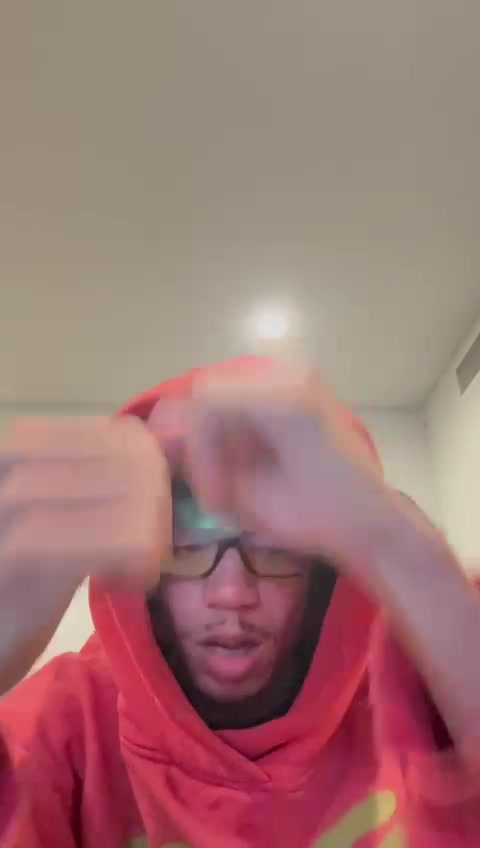
#> input picture backend/videos/0d576d4e-c7b5-40ec-a81b-2beca8b82110/frames/00043.jpg, 480 x 848 px
$ python -i script.py   (imports and definitions only)
#> lines starting #> are read from the running program, lines starting #| are printed output that depends on the picture; after the words box and inside, x2 and y2 are one past the last pixel; in counts of white or black regions, pixels touching at a corner belong together
#> further down, picture is the input picture: shape (848, 480, 3); mean B, G, R 115.5, 117, 160
import cv2
import numpy as np

# Helper function for parameter extraction with validation
def get_param(params, name, default, param_type, min_val=None, max_val=None):
    value = params.get(name, default)
    try:
        value = param_type(value)
        if min_val is not None:
            value = max(min_val, value)
        if max_val is not None:
            value = min(max_val, value)
    except (ValueError, TypeError):
        value = default
    return value

# Function to apply pixel sorting
def apply_effect(frame, mask=None, **params):  # Set mask=None as default
    if not params:
        params = {}

    # Extract and validate parameters
    thresh_min = get_param(params, "threshold_min", 0.25, float, 0.0, 1.0)
    thresh_max = get_param(params, "threshold_max", 0.8, float, 0.0, 1.0)
    randomness = get_param(params, "randomness", 0, float, 0.0, 1.0)
    angle = get_param(params, "angle", 0, float, -360.0, 360.0)  # Angle can be negative for inversion
    strip_width = get_param(params, "strip_width", 5, int, 1, 100)
    strip_spacing = get_param(params, "strip_spacing", 0, int, 0, 50)
    pulling_distance = get_param(params, "pulling_distance", 1.0, float, 0.1, 10.0)
    char_length = get_param(params, "char_length", 10, int, 1, 100)
    sorting_style = get_param(params, "sorting_style", 0, int, 0, 2)  # 0: Hue, 1: Saturation, 2: Lightness

    # Convert frame to float for safe pixel manipulation
    original_dtype = frame.dtype
    if original_dtype != np.float32:
        frame = frame.astype(np.float32) / 255.0

    # Adjust strip direction (angle without rotating the entire image)
    def rotate_strips(image, angle):
        if angle != 0:
            h, w = image.shape[:2]
            M = cv2.getRotationMatrix2D((w // 2, h // 2), angle, 1)
            rotated = cv2.warpAffine(image, M, (w, h), flags=cv2.INTER_LINEAR)
            return rotated
        return image

    # Core pixel sorting logic
    def pixel_sort(image, mask, style, thresh_min, thresh_max, strip_width, strip_spacing, pulling_distance):
#> called with style = 0, thresh_min = 0.25, thresh_max = 0.8, strip_width = 5, strip_spacing = 0, pulling_distance = 1
        if style == 0:  # Sort by Hue
            hsv = cv2.cvtColor(image, cv2.COLOR_BGR2HSV)
#> hsv: shape (848, 480, 3) float32; mean H, S, V 155.9, 0.3, 0.6
            channel_to_sort = hsv[:, :, 0]
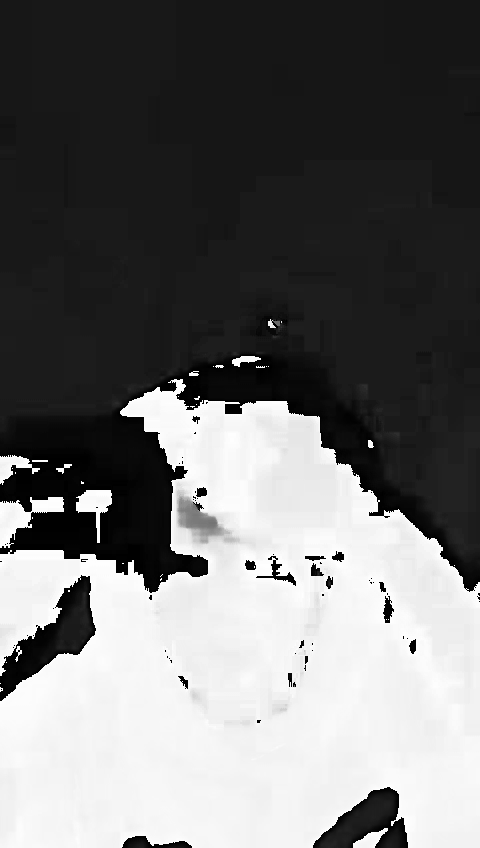
#> channel_to_sort: shape (848, 480) float32; min 0, max 359.5, mean 155.9; drawn with min black and max white
        elif style == 1:  # Sort by Saturation
            hsv = cv2.cvtColor(image, cv2.COLOR_BGR2HSV)
            channel_to_sort = hsv[:, :, 1]
        else:  # Sort by Lightness
            grayscale = cv2.cvtColor(image, cv2.COLOR_BGR2GRAY)
            channel_to_sort = grayscale

        # Apply thresholds (convert to 0-255 range)
        min_thresh_value = int(thresh_min * 255)
        max_thresh_value = int(thresh_max * 255)

        # Ensure mask is properly initialized
        if mask is None:
            mask = np.ones(channel_to_sort.shape, dtype=bool)  # Use full frame if mask is not provided
        else:
            mask = mask.astype(bool)

        # Mask for threshold range (only pixels within mask region)
        threshold_mask = (channel_to_sort >= min_thresh_value) & (channel_to_sort <= max_thresh_value) & mask
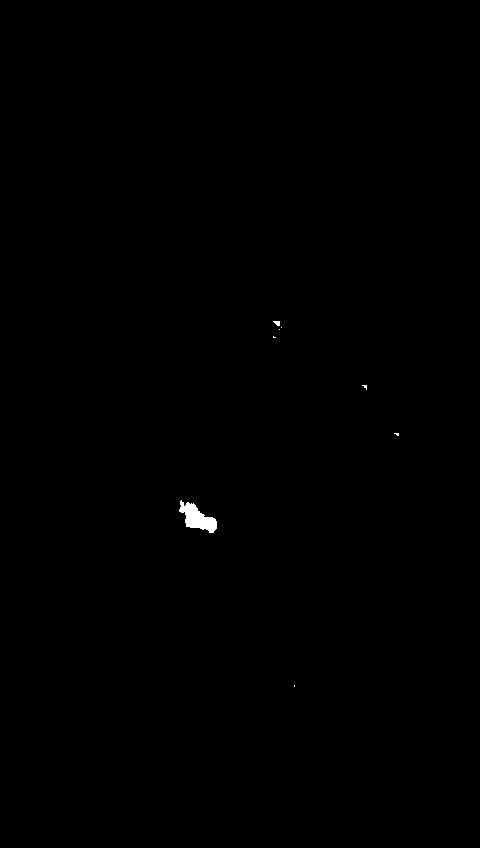
#> threshold_mask: shape (848, 480) bool; 0.17% white; 8 white regions (6 under 20 px), largest, box (x1, y1, x2, y2) and area: (179, 500, 217, 533) 625, (273, 321, 280, 326) 25

        sorted_image = image.copy()

        # Sort pixels based on thresholds and intervals
        for col in range(0, image.shape[1], strip_width + strip_spacing):
            masked_indices = np.where(threshold_mask[:, col])[0]
            if len(masked_indices) > 1:
                # Pull indices across pulling distance and sort
                pulling_indices = np.clip(masked_indices * pulling_distance, 0, image.shape[0] - 1).astype(int)
                sorted_indices = np.argsort(channel_to_sort[masked_indices, col])
                sorted_image[pulling_indices, col] = image[masked_indices[sorted_indices], col]
#> this loop made 96 passes
#> (pulling_indices, sorted_indices) on passes 37, 42, 44, 56, 74: ([501, 502, 503, 504, 507, 508, 509, 510, 511], [7, 5, 6, 8, 3, 2, 1, 0, 4]), ([517, 518, 519, 520, 521, 522, 523, 524, 525, 526, 527, 528], [6, 5, 4, 7, 8, 3, 9, 2, 10, 1, 11, 0]), ([519, 520, 521, 522, 523, 524, 525, 526, 527, 528, 529], [3, 4, 5, 6, 2, 1, 7, 8, 0, 9, 10]), ([321, 322, 323, 337], [3, 0, 1, 2]), ([385, 386, 387], [0, 1, 2])
#> sorted_indices on passes 38, 41, 43: [5, 6, 4, 3, 7, 2, 9, 8, 12, 13, 10, 11, 1, 0], [10, 8, 9, 7, 6, 12, 11, 13, 2, 5, 1, 3, 4, 14, 0, 15], [6, 5, 7, 8, 3, 4, 9, 10, 2, 11, 1, 12, 0, 13, 14, 15]
#> sorted_image: shape (848, 480, 3) float32; mean of channels 0, 1, 2 0.453, 0.459, 0.627

        return sorted_image

    # Rotate strip direction without affecting the whole frame
    frame_with_rotated_strips = rotate_strips(frame, angle)

    # Apply pixel sorting with parameters and mask
    sorted_image = pixel_sort(frame_with_rotated_strips, mask, sorting_style, thresh_min, thresh_max, strip_width, strip_spacing, pulling_distance)

    # Optionally introduce randomness by not sorting some intervals
    if randomness > 0:
        random_mask = np.random.rand(*sorted_image.shape[:2]) > randomness
        frame[random_mask] = sorted_image[random_mask]

    # Resize output back to original dimensions
    if original_dtype != np.float32:
        sorted_image = (sorted_image * 255).astype(np.uint8)

    return sorted_image

>>> import cv2
>>> picture = cv2.imread('../../videos/0d576d4e-c7b5-40ec-a81b-2beca8b82110/frames/00043.jpg')
>>> result = apply_effect(picture)

$ run again, on backend/videos/0d576d4e-c7b5-40ec-a81b-2beca8b82110/frames/00073.jpg
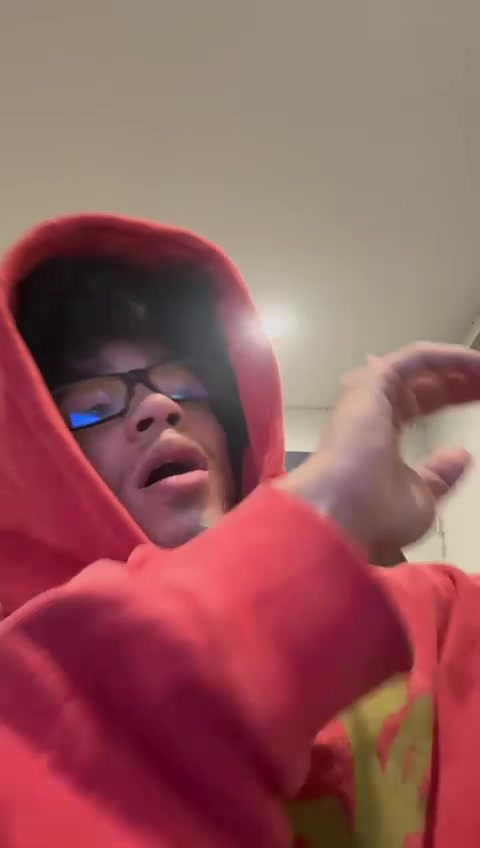
#> input picture backend/videos/0d576d4e-c7b5-40ec-a81b-2beca8b82110/frames/00073.jpg, 480 x 848 px
#> picture is the input picture: shape (848, 480, 3); mean B, G, R 92.9, 91.1, 146.9
#> hsv: shape (848, 480, 3) float32; mean H, S, V 196.6, 0.4, 0.6
#> in pixel_sort, `channel_to_sort = hsv[:, :, 0]`:
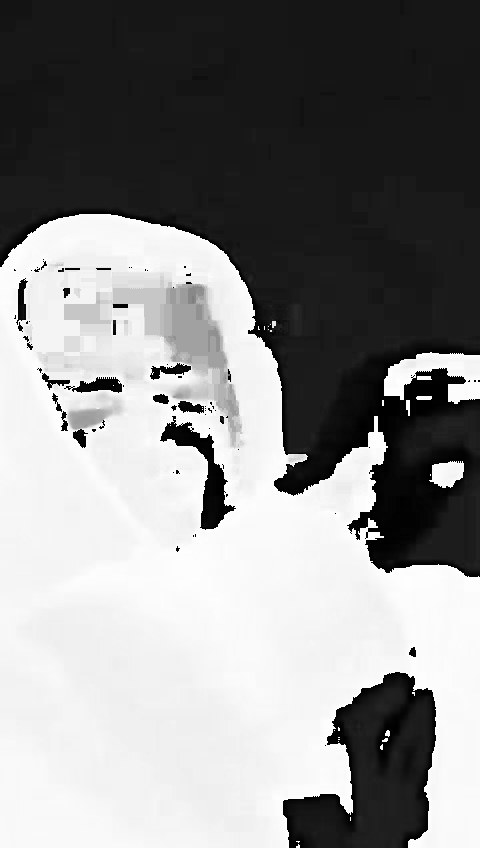
#> channel_to_sort: shape (848, 480) float32; min 0, max 359.6, mean 196.6; drawn with min black and max white
#> threshold_mask: shape (848, 480) bool; 0.04% white; 4 white regions (3 under 20 px), largest, box (x1, y1, x2, y2) and area: (188, 286, 203, 304) 160
#> the loop in pixel_sort, `for col in range(0, image.shape[1], strip_width + strip_spacing):` made 96 passes
#> (pulling_indices, sorted_indices) on passes 41, 44, 46: ([287, 288, 289, 290, 291, 292, 293], [2, 0, 6, 1, 3, 4, 5]), ([332, 333, 334, 335], [0, 1, 2, 3]), ([377, 378], [0, 1])

$ run again, on backend/videos/0d576d4e-c7b5-40ec-a81b-2beca8b82110/frames/00078.jpg
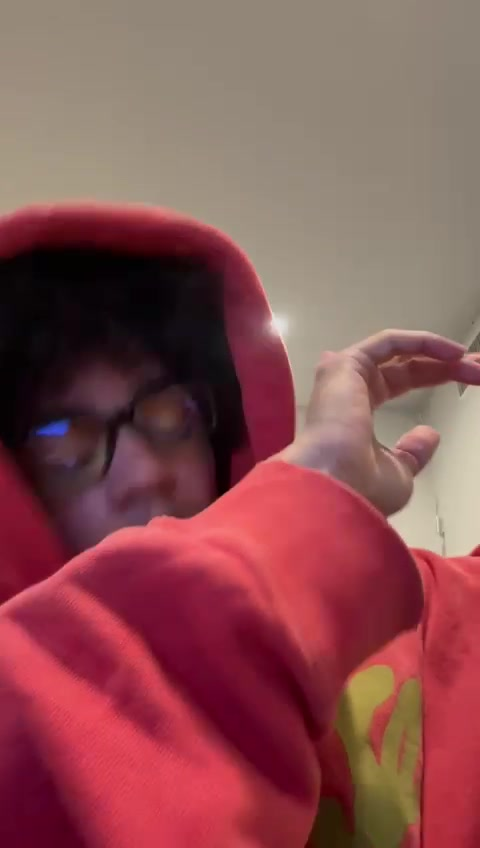
#> input picture backend/videos/0d576d4e-c7b5-40ec-a81b-2beca8b82110/frames/00078.jpg, 480 x 848 px
#> picture is the input picture: shape (848, 480, 3); mean B, G, R 82.3, 80.2, 137.2
#> hsv: shape (848, 480, 3) float32; mean H, S, V 207, 0.5, 0.5
#> in pixel_sort, `channel_to_sort = hsv[:, :, 0]`:
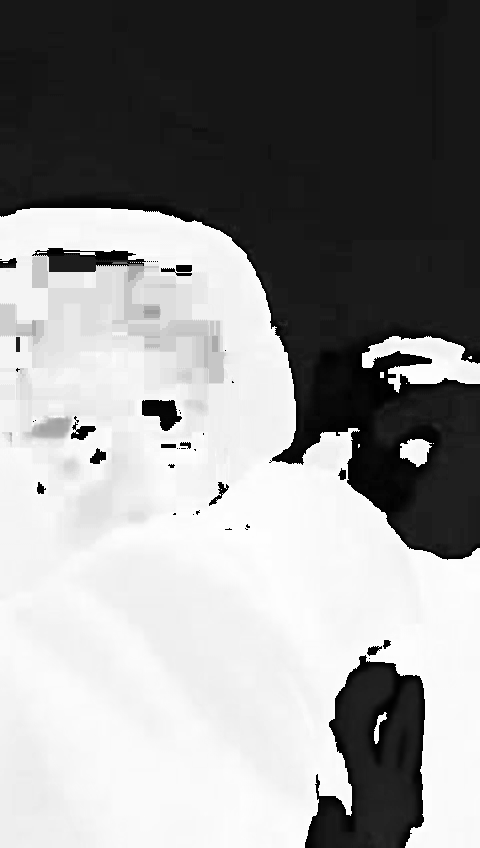
#> channel_to_sort: shape (848, 480) float32; min 0, max 359.6, mean 207.1; drawn with min black and max white
#> threshold_mask: shape (848, 480) bool; 0.01% white in thin lines or dots, all inside (x1, y1, x2, y2) = (112, 262, 143, 266)
#> the loop in pixel_sort, `for col in range(0, image.shape[1], strip_width + strip_spacing):` made 96 passes
#> pulling_indices on passes 24 to 29: [262, 263], [262, 263], [262, 263], [264, 265], [264, 265], [264, 265]

$ run again, on backend/videos/0d576d4e-c7b5-40ec-a81b-2beca8b82110/frames/00081.jpg
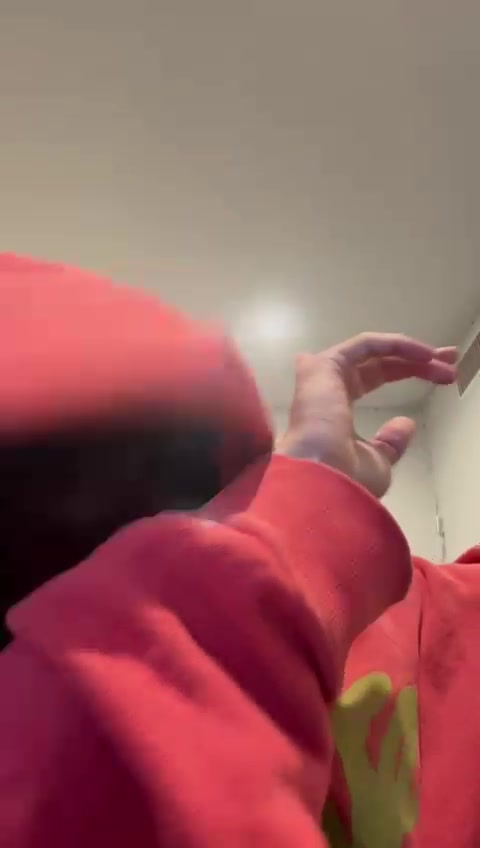
#> input picture backend/videos/0d576d4e-c7b5-40ec-a81b-2beca8b82110/frames/00081.jpg, 480 x 848 px
#> picture is the input picture: shape (848, 480, 3); mean B, G, R 93.9, 93.5, 151.8
#> hsv: shape (848, 480, 3) float32; mean H, S, V 191.4, 0.5, 0.6
#> in pixel_sort, `channel_to_sort = hsv[:, :, 0]`:
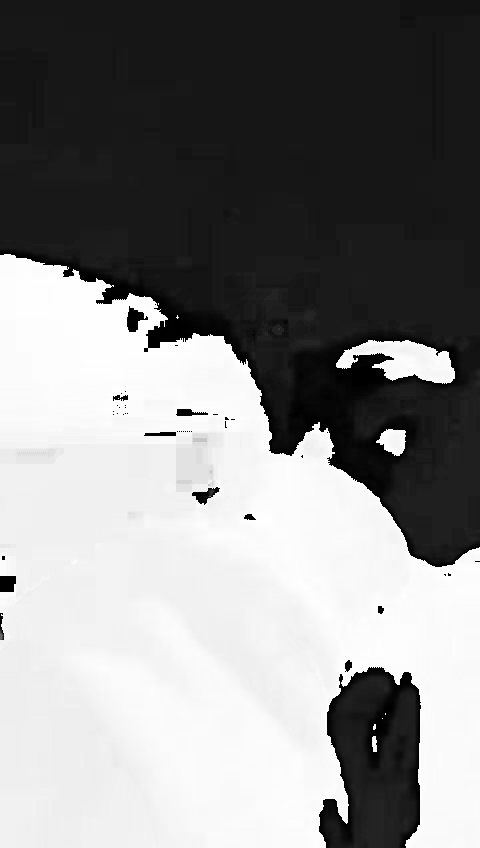
#> channel_to_sort: shape (848, 480) float32; min 0, max 359.6, mean 191.5; drawn with min black and max white
#> threshold_mask: shape (848, 480) bool; 0.01% white; 4 white regions (3 under 20 px), largest, box (x1, y1, x2, y2) and area: (0, 631, 3, 640) 21
#> the loop in pixel_sort, `for col in range(0, image.shape[1], strip_width + strip_spacing):` made 96 passes
#> (pulling_indices, sorted_indices) on passes 1, 43: ([631, 632, 633, 634, 635, 636, 637, 638, 639], [0, 1, 2, 8, 6, 5, 7, 4, 3]), ([491, 496], [0, 1])
